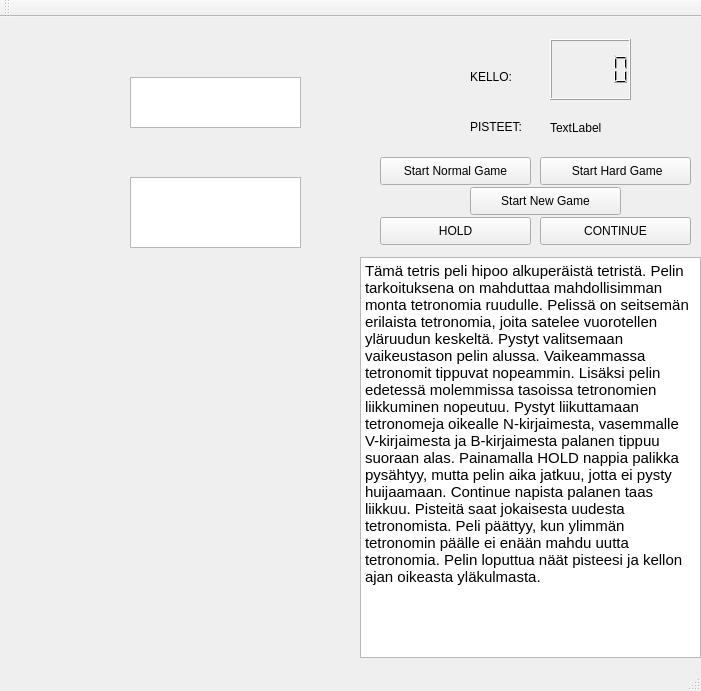
<?xml version="1.0" encoding="UTF-8"?>
<ui version="4.0">
 <class>MainWindow</class>
 <widget class="QMainWindow" name="MainWindow">
  <property name="geometry">
   <rect>
    <x>0</x>
    <y>0</y>
    <width>701</width>
    <height>691</height>
   </rect>
  </property>
  <property name="windowTitle">
   <string>MainWindow</string>
  </property>
  <widget class="QWidget" name="centralWidget">
   <widget class="QGraphicsView" name="graphicsView">
    <property name="geometry">
     <rect>
      <x>130</x>
      <y>160</y>
      <width>171</width>
      <height>71</height>
     </rect>
    </property>
   </widget>
   <widget class="QPushButton" name="start_hard_button">
    <property name="geometry">
     <rect>
      <x>540</x>
      <y>140</y>
      <width>151</width>
      <height>28</height>
     </rect>
    </property>
    <property name="text">
     <string> Start Hard Game</string>
    </property>
   </widget>
   <widget class="QPushButton" name="start_normal_button">
    <property name="geometry">
     <rect>
      <x>380</x>
      <y>140</y>
      <width>151</width>
      <height>28</height>
     </rect>
    </property>
    <property name="text">
     <string>Start Normal Game</string>
    </property>
   </widget>
   <widget class="QLabel" name="points_label">
    <property name="geometry">
     <rect>
      <x>550</x>
      <y>90</y>
      <width>101</width>
      <height>41</height>
     </rect>
    </property>
    <property name="text">
     <string>TextLabel</string>
    </property>
   </widget>
   <widget class="QLabel" name="points_label_2">
    <property name="geometry">
     <rect>
      <x>470</x>
      <y>100</y>
      <width>63</width>
      <height>20</height>
     </rect>
    </property>
    <property name="text">
     <string>PISTEET:</string>
    </property>
   </widget>
   <widget class="QPushButton" name="hold_button">
    <property name="geometry">
     <rect>
      <x>380</x>
      <y>200</y>
      <width>151</width>
      <height>28</height>
     </rect>
    </property>
    <property name="text">
     <string>HOLD</string>
    </property>
   </widget>
   <widget class="QLCDNumber" name="lcd_number_clock">
    <property name="geometry">
     <rect>
      <x>550</x>
      <y>22</y>
      <width>81</width>
      <height>61</height>
     </rect>
    </property>
   </widget>
   <widget class="QLabel" name="clock_label">
    <property name="geometry">
     <rect>
      <x>470</x>
      <y>50</y>
      <width>63</width>
      <height>20</height>
     </rect>
    </property>
    <property name="text">
     <string>KELLO:</string>
    </property>
   </widget>
   <widget class="QTextBrowser" name="game_over_browser">
    <property name="geometry">
     <rect>
      <x>130</x>
      <y>60</y>
      <width>171</width>
      <height>51</height>
     </rect>
    </property>
   </widget>
   <widget class="QPushButton" name="continue_button">
    <property name="geometry">
     <rect>
      <x>540</x>
      <y>200</y>
      <width>151</width>
      <height>28</height>
     </rect>
    </property>
    <property name="text">
     <string>CONTINUE</string>
    </property>
   </widget>
   <widget class="QPushButton" name="new_game_button">
    <property name="geometry">
     <rect>
      <x>470</x>
      <y>170</y>
      <width>151</width>
      <height>28</height>
     </rect>
    </property>
    <property name="text">
     <string>Start New Game</string>
    </property>
   </widget>
   <widget class="QTextBrowser" name="info_text_browser">
    <property name="geometry">
     <rect>
      <x>360</x>
      <y>240</y>
      <width>341</width>
      <height>401</height>
     </rect>
    </property>
    <property name="html">
     <string>&lt;!DOCTYPE HTML PUBLIC &quot;-//W3C//DTD HTML 4.0//EN&quot; &quot;http://www.w3.org/TR/REC-html40/strict.dtd&quot;&gt;
&lt;html&gt;&lt;head&gt;&lt;meta name=&quot;qrichtext&quot; content=&quot;1&quot; /&gt;&lt;style type=&quot;text/css&quot;&gt;
p, li { white-space: pre-wrap; }
&lt;/style&gt;&lt;/head&gt;&lt;body style=&quot; font-family:'Cantarell'; font-size:11pt; font-weight:400; font-style:normal;&quot;&gt;
&lt;p style=&quot; margin-top:0px; margin-bottom:0px; margin-left:0px; margin-right:0px; -qt-block-indent:0; text-indent:0px;&quot;&gt;Tämä tetris peli hipoo alkuperäistä tetristä. Pelin tarkoituksena on mahduttaa mahdollisimman monta tetronomia ruudulle. Pelissä on seitsemän erilaista tetronomia, joita satelee vuorotellen yläruudun keskeltä. Pystyt valitsemaan vaikeustason pelin alussa. Vaikeammassa tetronomit tippuvat nopeammin. Lisäksi pelin edetessä molemmissa tasoissa tetronomien liikkuminen nopeutuu. Pystyt liikuttamaan tetronomeja oikealle N-kirjaimesta, vasemmalle V-kirjaimesta ja B-kirjaimesta palanen tippuu suoraan alas. Painamalla HOLD nappia palikka pysähtyy, mutta pelin aika jatkuu, jotta ei pysty huijaamaan. Continue napista palanen taas liikkuu. Pisteitä saat jokaisesta uudesta tetronomista. Peli päättyy, kun ylimmän tetronomin päälle ei enään mahdu uutta tetronomia. Pelin loputtua näät pisteesi ja kellon ajan oikeasta yläkulmasta.&lt;/p&gt;&lt;/body&gt;&lt;/html&gt;</string>
    </property>
   </widget>
  </widget>
  <widget class="QMenuBar" name="menuBar">
   <property name="geometry">
    <rect>
     <x>0</x>
     <y>0</y>
     <width>701</width>
     <height>25</height>
    </rect>
   </property>
  </widget>
  <widget class="QToolBar" name="mainToolBar">
   <attribute name="toolBarArea">
    <enum>TopToolBarArea</enum>
   </attribute>
   <attribute name="toolBarBreak">
    <bool>false</bool>
   </attribute>
  </widget>
  <widget class="QStatusBar" name="statusBar"/>
 </widget>
 <layoutdefault spacing="6" margin="11"/>
 <resources/>
 <connections/>
</ui>
